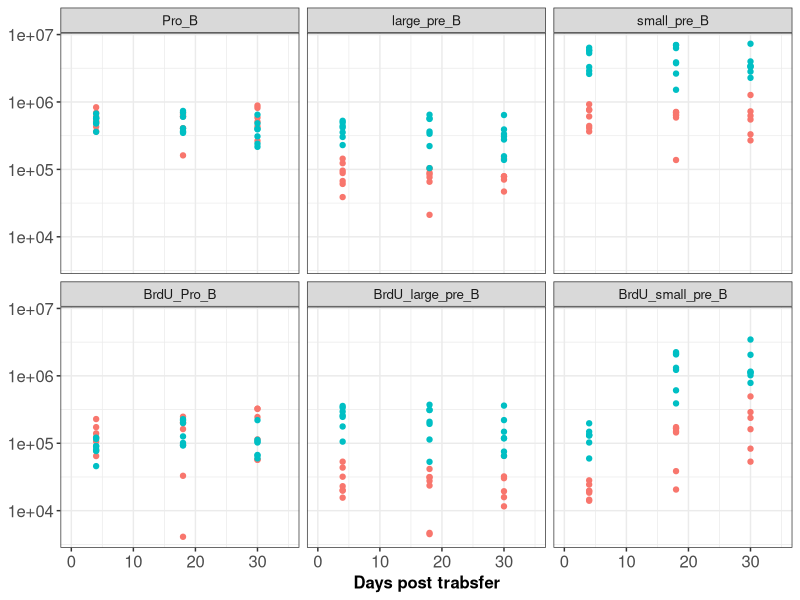
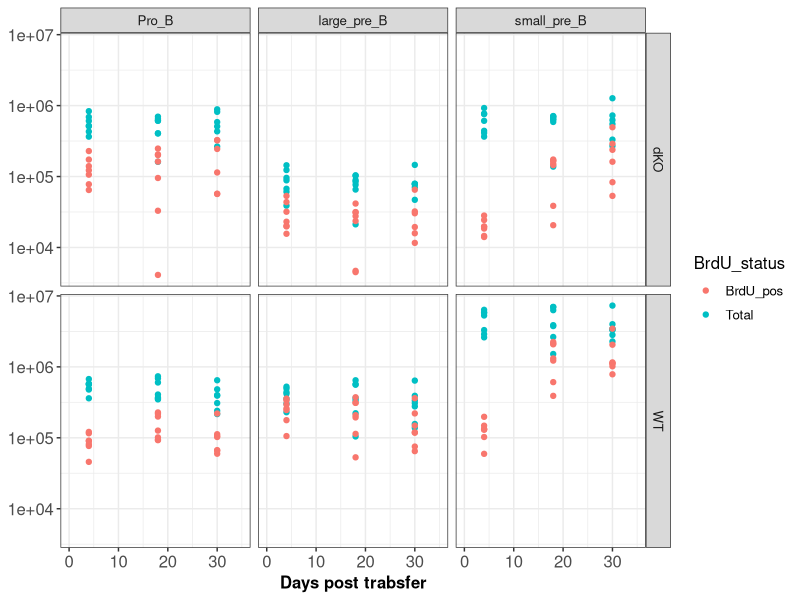
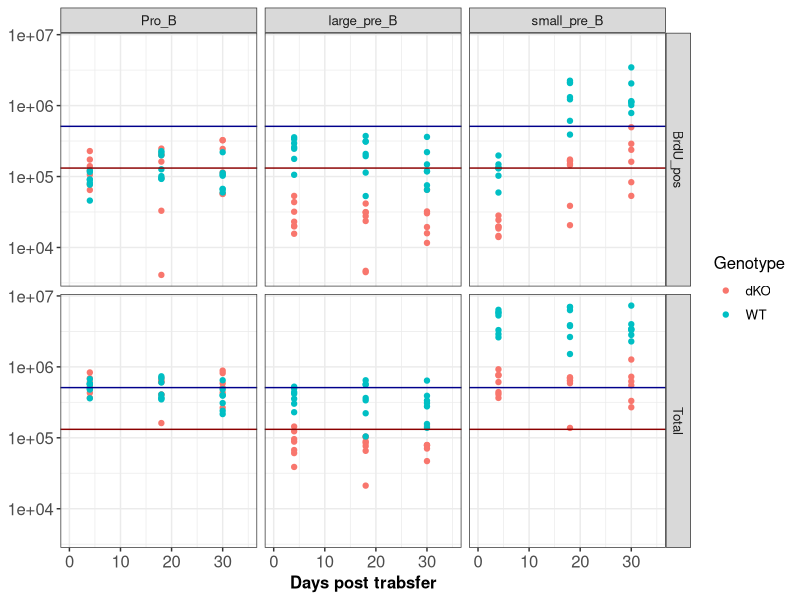
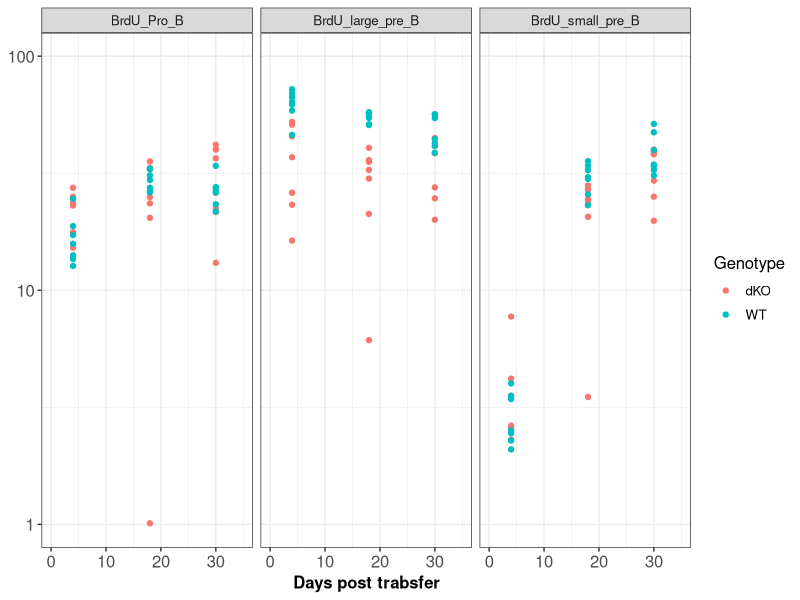
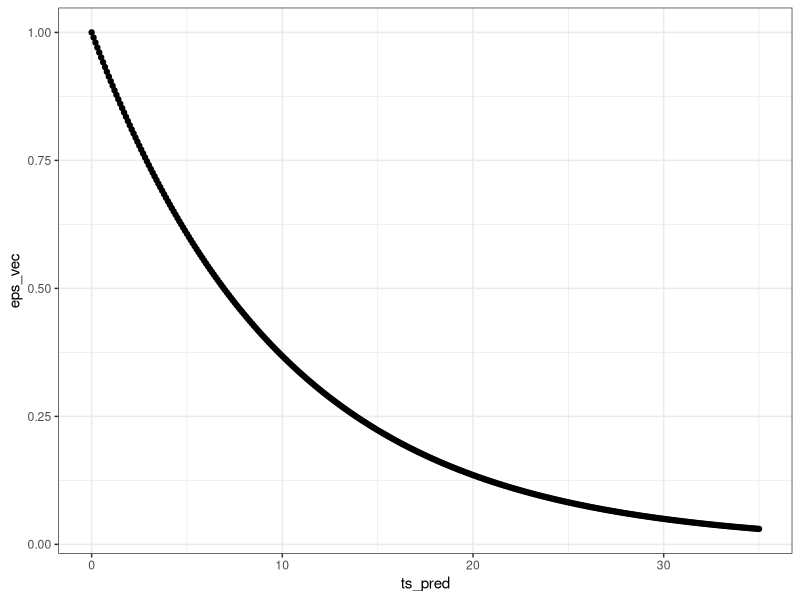
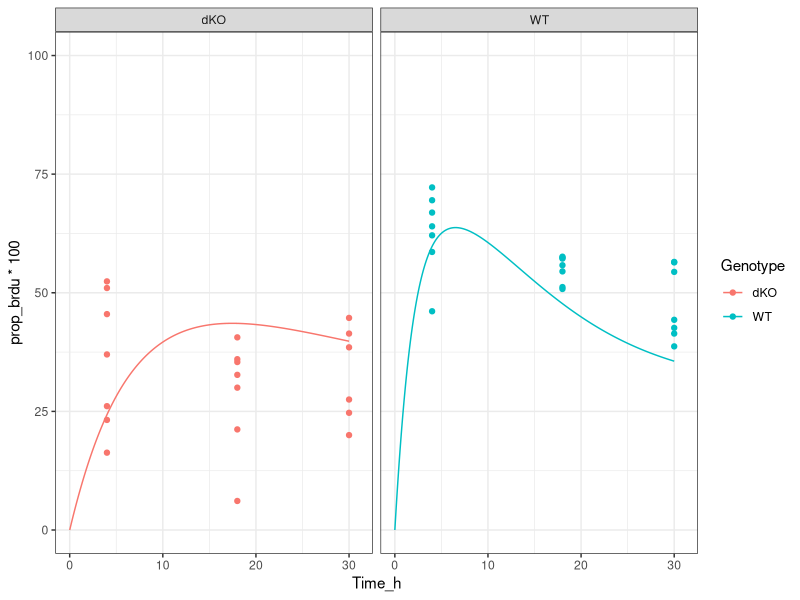

Recreate these plots in R, in order.
rm(list = ls()); gc();

############################################################
### Preamble
############################################################

## loading libraries
library(tidyverse)
library(readxl)
library(deSolve)

#### plotting style
myTheme <- theme(text = element_text(size = 12), axis.text = element_text(size = 12),
                 axis.title =  element_text(size = 12, face = "bold"),
                 plot.title = element_text(size=12,  hjust = 0.5, face = "bold"),
                 legend.background = element_blank(), legend.key = element_blank())

# setting ggplot theme for rest fo the plots
theme_set(theme_bw())

fancy_scientific <- function(l) {
  # turn in to character string in scientific notation
  l <- format(l, scientific = TRUE)
  # quote the part before the exponent to keep all the digits
  l <- gsub("^(.*)e", "'\\1'e", l)
  # remove + after exponent, if exists. E.g.: (e^+2 -> e^2)
  l <- gsub("e\\+","e",l)  
  # turn the 'e' into plotmath format
  l <- gsub("e", "%*%10^", l)
  # convert 1x10^ or 1.000x10^ -> 10^
  l <- gsub("\\'1[\\.0]*\\'\\%\\*\\%", "", l)
  # return this as an expression
  parse(text=l)
}

log10minorbreaks = as.numeric(1:10 %o% 10^(-4:8))


############################################################
############################################################

## import data
## BrdU pulse chase in developing B cells
scale_fun <- function(x) {x*1e6}

counts_df <- read_excel("datafiles/BrdU_data.xlsx", sheet =1) %>%
  mutate(across("Sample", str_replace_all, c("Stain 2 BM development" = "", " " = "_")),
         across("Experiment_Date", str_replace, "2014-", "")) %>%
  unite(sample_id, Experiment_Date, Sample) %>%
  mutate_at(vars(contains("_B")), scale_fun) %>%
  select(-Total_cells_BM) %>%
  select(sample_id, Time_h, Genotype, Pro_B, large_pre_B, small_pre_B, 
         BrdU_Pro_B, BrdU_large_pre_B, BrdU_small_pre_B) %>%
  gather(-c(sample_id, Time_h, Genotype), key = 'subpop', value = "cell_counts") %>%
  mutate(pop_id = ifelse(grepl("Pro_B", subpop), "Pro_B",
                         ifelse(grepl("large_pre_B", subpop), "large_pre_B", 
                                "small_pre_B")),
         BrdU_status = ifelse(grepl("BrdU", subpop), "BrdU_pos", 
                                "Total"))

ggplot(counts_df, aes(x= Time_h, y=cell_counts, col = Genotype)) +
  geom_point()+ xlim(0, 35)+
  scale_y_log10() + 
  labs(x='Days post trabsfer', y=NULL)+
  facet_wrap(~ factor(subpop, levels = c("Pro_B", "large_pre_B", "small_pre_B",
                                   "BrdU_Pro_B", "BrdU_large_pre_B", "BrdU_small_pre_B"))) +
  myTheme + guides(col="none")

ggplot(counts_df, aes(x= Time_h, y=cell_counts, col = BrdU_status)) +
  geom_point()+ xlim(0, 35)+
  scale_y_log10() + 
  labs(x='Days post trabsfer', y=NULL)+
  facet_grid(Genotype ~ factor(pop_id, levels = c("Pro_B", "large_pre_B", "small_pre_B",
                                         "BrdU_Pro_B", "BrdU_large_pre_B", "BrdU_small_pre_B"))) +
  myTheme 

ggplot(counts_df, aes(x= Time_h, y=cell_counts, col = Genotype)) +
  geom_point()+ xlim(0, 35)+
  scale_y_log10() + 
  geom_hline(yintercept = 510111, col="darkblue")+
  geom_hline(yintercept = 131619, col="darkred")+
  labs(x='Days post trabsfer', y=NULL)+
  facet_grid(BrdU_status ~ factor(pop_id, levels = c("Pro_B", "large_pre_B", "small_pre_B",
                                                  "BrdU_Pro_B", "BrdU_large_pre_B", "BrdU_small_pre_B"))) +
  myTheme 



fracs_df <- read_excel("datafiles/BrdU_data.xlsx", sheet =2) %>%
  mutate(across("Sample", str_replace_all, c("Stain 2 BM development" = "", " " = "_")),
         across("Experiment_Date", str_replace, "2014-", "")) %>%
  unite(sample_id, Experiment_Date, Sample) %>%
  select(sample_id, Time_h, Genotype, 
         BrdU_Pro_B, BrdU_large_pre_B, BrdU_small_pre_B) %>%
  gather(-c(sample_id, Time_h, Genotype), key = 'subpop', value = "prop_brdu")


ggplot(fracs_df, aes(x= Time_h, y=prop_brdu, col = Genotype)) +
  geom_point()+ xlim(0, 35) + scale_y_continuous(trans = "log10", limits = c(1, 100))+
  labs(x='Days post trabsfer', y=NULL) +
  facet_wrap(~ factor(subpop, levels = c("BrdU_Pro_B", "BrdU_large_pre_B", "BrdU_small_pre_B"))) +
  myTheme


counts_df %>%
  group_by(Genotype, pop_id, BrdU_status) %>%
  summarise(mean_c = mean(cell_counts))

# stan model
# library(rstan)
# stanmodel <- "stan_models/multiplex_model.stan"
# expose_stan_functions(stanmodel)
# 
# params <- c(0.3, 0.2, 0.1, 0.1)
# ypred <- solve_ODE_sys(solve_time, init_cond, parms = params)



### data munging
large_preB_df <- counts_df %>% filter(pop_id == "large_pre_B") %>% 
  select(sample_id, Time_h, cell_counts, BrdU_status, Genotype) %>%
  spread(key = BrdU_status, value = cell_counts) %>%
  mutate(prop_brdu = BrdU_pos/Total) 

large_preB_wt <- large_preB_df %>% filter(Genotype == "WT") %>% arrange(Time_h)
large_preB_dko <- large_preB_df %>% filter(Genotype == "dKO") %>% arrange(Time_h)

logit_func <- function(x){log(x/(1-x))}
logit_func(large_preB_dko$prop_brdu)

solve_time <- c(4, 18, 30)
time_index1 <- purrr::map_dbl(large_preB_wt$Time_h, function(x) which(x == solve_time))    # keeping track of index of time point in relation to solve_time
time_index2 <- purrr::map_dbl(large_preB_dko$Time_h, function(x) which(x == solve_time))    # keeping track of index of time point in relation to solve_time
# 
# ## Data to import in Stan
# numObs1 <- nrow(large_preB_wt)
# numObs2 <- nrow(large_preB_dko)
# BrdU_wt <- large_preB_wt$prop_brdu
# BrdU_dko <- large_preB_dko$prop_brdu
# n_shards <- length(solve_time)
# 
# # time sequence for predictions specific to age bins within the data
# ts_pred <- seq(0, 30, length.out = 300)
# numPred <- length(ts_pred)
# 
# 
# stan_rdump(c("numObs1",  "numObs2", "solve_time", "n_shards", "time_index1", "time_index2",
#              "BrdU_wt",  "BrdU_dko", "ts_pred", "numPred"),
#            file = file.path('datafiles', paste0('BrdU_stanfit',".Rdump")))


##############################################################################################################################
### model
eps_func <- function(Time){
  exp(-0.1 * Time)
}
ts_pred <- seq(0, 35, by=0.1)
eps_vec <- sapply(ts_pred, eps_func)
qplot(x = ts_pred, y=eps_vec)

ode_func <- function (Time, y, parms) {
  pro_pos = (131619) #counts_df %>% filter(subpop == "BrdU_Pro_B") %>%
    #summarise(mean(cell_counts))
  pro_neg = (378491.4) #counts_df %>% filter(subpop == "Pro_B") %>%
    #summarise(mean(cell_counts)) - pro_pos
  
  with(as.list(c(y, parms)),{
    delta = exp(delta_log)
    rho = exp(rho_log)
    rho_dko = exp(rho_dko_log)
    
    theta = (rho - delta) * (y1+y2+y3)/(pro_neg+pro_pos)
    theta_dko = (rho_dko - delta) * (y4+y5+y6)/(pro_neg+pro_pos)
    alpha = 0.95
    
    ## in WT
    # L2 pop
    dy1 <- theta * (1 - alpha) * pro_pos + rho * eps_func(Time) * (2*y2 + y1) - rho * (1-eps_func(Time)) * y1 - delta * y1
    # L1 pop
    dy2 <- theta * alpha * pro_neg + rho * eps_func(Time) * (2*y3 - y1) + 2 * rho * (1-eps_func(Time)) * y1 - delta * y2
    # U pop
    dy3 <- theta * pro_neg - rho * eps_func(Time) * y3 + rho * (1-eps_func(Time)) * (y2 + y3) - delta * y3
    
    ## in DKO
    # L2 pop
    dy4 <- theta_dko * (1 - alpha) * pro_pos + rho_dko * eps_func(Time) * (2*y5+ y4) - rho_dko * (1-eps_func(Time)) * y4 - delta * y4
    # L1 pop
    dy5 <- theta_dko * alpha * pro_neg + rho_dko * eps_func(Time) * (2*y6 - y4) + 2 * rho_dko * (1-eps_func(Time)) * y4 - delta * y5
    # U pop
    dy6 <- theta_dko * pro_neg - rho_dko * eps_func(Time) * y6 + rho_dko * (1-eps_func(Time)) * (y5 + y6) - delta * y6
    
    list(c(dy1, dy2, dy3, dy4, dy5, dy6))
  })
}

init_cond <- c("y1" = 0.0, "y2" = 0, "y3" = 372151, "y4" = 0.0, "y5" = 0, "y6" = 83027)
params <- c("rho_log" = -2, "delta_log" = -3, "rho_dko_log" = -3)
asin_transf <- function(x){asin(sqrt(x))}

pred_df <- data.frame(ode(y=init_cond, times=c(0, 4, 18, 30), func=ode_func, parms=params))%>%
  mutate(wt_Total = y1+y2+y3,
         wt_prop_brdu = (y1+y2)/wt_Total,
         dko_Total = y4+y5+y6,
         dko_prop_brdu = (y4+y5)/dko_Total) %>%
  filter(time != 0) %>% rename(Time_h = time)


#model optimization 
LL_func <- function(param, boot_data1, boot_data2) {
  rho    <- param[1]             #parametrs to be estimated as part of a vector
  delta  <- param[2]
  theta  <- param[3]
  rho_dko <- param[4]
  
  k <- length(param)        #number of unknown parameters 
  n1 <-  nrow(boot_data1)
  n2 <-  nrow(boot_data2)
  
  pred_df <- data.frame(ode(y=init_cond, times=c(0, 4, 18, 30), func=ode_func, parms=param))%>%
    mutate(wt_Total = y1+y2+y3,
           wt_prop_brdu = (y1+y2)/wt_Total,
           dko_Total = y4+y5+y6,
           dko_prop_brdu = (y4+y5)/dko_Total) %>%
    filter(time != 0) %>% rename(Time_h = time)
  
  pred_wt <- pred_df %>%
    select(Time_h, contains('wt'))
  
  pred_dko <- pred_df %>%
    select(Time_h, contains('dko'))
  
  wt_total <-  boot_data1$Total 
  wt_frac <-  boot_data1$prop_brdu
  dko_total <-  boot_data2$Total 
  dko_frac <-  boot_data2$prop_brdu
  
  R1 <- sum((asin_transf(pred_wt$wt_prop_brdu[time_index1]) - asin_transf(wt_frac))^2)
  #R2 <- sum((log(pred_wt$wt_Total[time_index1]) - log(wt_total))^2)
  R3 <- sum((asin_transf(pred_dko$dko_prop_brdu[time_index2]) - asin_transf(dko_frac))^2)
  #R4 <- sum((log(pred_dko$dko_Total[time_index2]) - log(dko_total))^2)
  
  logl <- -(n1/2)*(log(R1))  -(n2/2)*(log(R3)) 
  
  return(-logl)
} 

fit_LL <- optim(par=params, fn=LL_func, 
                boot_data1 = large_preB_wt, boot_data2 = large_preB_dko,
                method = "Nelder-Mead",
                control = list(trace = 6))

fit_LL
par_est <- fit_LL$par
exp(fit_LL$par)


## predictions
pred_df <- data.frame(ode(y=init_cond, times=seq(0, 30, by=0.01), func=ode_func, parms=par_est))%>%
  mutate(wt_Total = y1+y2+y3,
         wt_prop_brdu = (y1+y2)/wt_Total,
         dko_Total = y4+y5+y6,
         dko_prop_brdu = (y4+y5)/dko_Total) %>% rename(Time_h = time) %>%
  select(Time_h, contains('prop')) %>%
  gather(-Time_h, key = "genotype", value = "prop_brdu") %>%
  mutate(Genotype = ifelse(grepl("wt", genotype), "WT", "dKO"))


ggplot()+
  geom_point(data = large_preB_df, aes(x=Time_h, y=prop_brdu *100, col=Genotype))+
  geom_line(data = pred_df, aes(x=Time_h, y=prop_brdu*100, col=Genotype))+
  facet_wrap(.~ Genotype)+
  xlim(0, 31) + ylim(0, 100)
